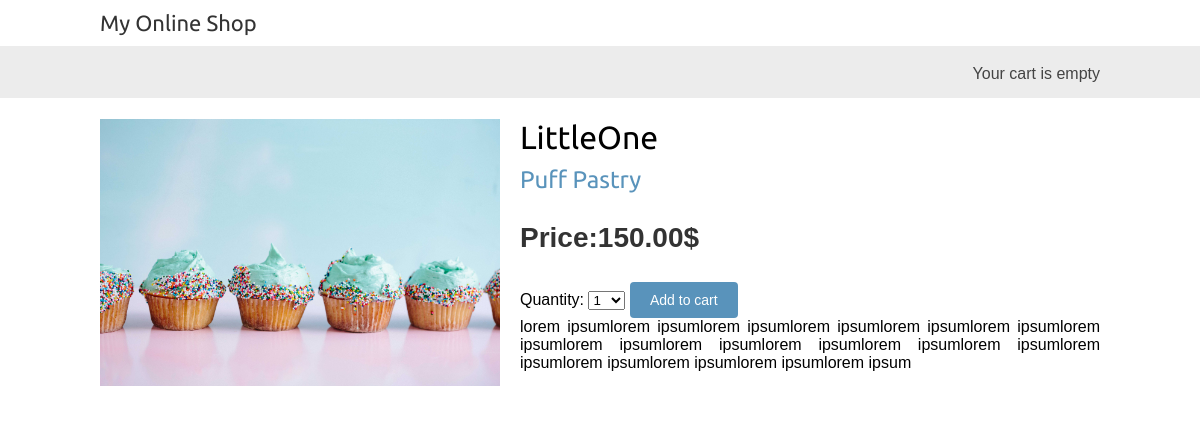
The app's page /2/LittleOne/ with its own data.
### onlineshop/models.py (models this page shows, shortened)
class Product(models.Model):
    category = models.ForeignKey(Category, related_name="products", on_delete=models.SET_NULL, null=True)
    name = models.CharField(max_length=200, db_index=True)
    slug = models.SlugField(max_length=200, unique=True)
    image = models.ImageField(upload_to="products/%Y/%M/%d", blank=True)
    description = models.TextField(blank=True)
    price = models.DecimalField(max_digits=10, decimal_places=2)
    available = models.BooleanField(default=True)
    created_at = models.DateTimeField(auto_now_add=True)
    updated_at = models.DateTimeField(auto_now=True)
    class Meta:
        ordering = ['-name']
        index_together = (('id', 'slug'),)

class Category(models.Model):
    name = models.CharField(max_length=200, db_index=True)
    slug = models.SlugField(max_length=200, unique=True)
    def __str__(self):
        return self.name
    def get_absolute_url(self):
        return reverse("onlineshop:product_list_by_category", args=[self.slug])
    class Meta:
        ordering = ['-name']
        verbose_name = 'Category'
        verbose_name_plural = 'Categories'

### onlineshop/views.py (the view)
# urls.py: path('<int:id>/<slug:slug>/', product_detail, name='product_detail'),
def product_detail(request, id, slug):
    product = get_object_or_404(Product, id=id, slug=slug, available=True)
    cart_product_form = CartAddProductForm()
    return render(request, 'onlineshop/product/detail.html', {'product':product, 'cart_product_form': cart_product_form})

### cart/forms.py
class CartAddProductForm(forms.Form):
    quantity = forms.TypedChoiceField(choices=PRODUCT_QUANTITY_CHOICES, coerce=int)
    override = forms.BooleanField(required=False, initial=False, widget=forms.HiddenInput)

### cart/cart.py (called while the page is built)
    def __len__(self):
        return sum( item['quantity'] for item in self.cart.values())

### cart/context_processors.py (called while the page is built)
def cart(request):
    return {'cart': Cart(request)}

### onlineshop/templates/onlineshop/product/detail.html (shortened to what this page needs)
{% extends 'onlineshop/base.html' %}
{% load static %}
{% block content%}
    <div class="product-detail">
        <img src="{% if product.image %}{{ product.image.url }}{% else %}{% static 'img/default_pr.jpg' %}{% endif %}">
        <h1>{{ product.name }}</h1>
        <h2><a href="{{ product.category.get_absolute_url }}">{{ product.category }}</a></h2>
        <p class="price">Price:{{ product.price }}$</p>
        <form action="{% url 'cart:cart_add' product.id %}" method="POST">
            {{ cart_product_form }}
            <input type="submit" value="Add to cart">
        </form>
        {{ product.description}}
    </div>
{% endblock %}

### static/css/base.css (style rules this page uses)
body { margin:0; padding:0; font-family:helvetica, sans-serif; }
h1, h2, h3, h4, h5 , h6 { font-family: 'Ubuntu', sans-serif; font-weight:normal; }
a { text-decoration:none; color:#5993bb; }
a.button, input[type="submit"] { color:#fff; background:#5993bb; border-radius:4px; padding:10px 20px; font-size:14px; border:0; }
.product-detail { text-align:justify; }
.product-detail .price { color:#333; font-size:28px; font-weight:bold; }
.product-detail img { width:40%; float:left; padding:0 20px 20px 0; }
.product-detail h1 { margin-bottom:0; }
.product-detail h2 { margin-top:10px; }

### records on screen
Product: image (picture), name "LittleOne", category "Puff Pastry", price "150.00", description "lorem ipsumlorem ipsumlorem ipsumlorem ipsumlorem ipsumlorem ipsumlorem ipsumlorem ipsumlorem ipsumlorem ipsumlorem ipsumlorem ipsumlorem ipsumlorem ipsumlorem ipsumlorem ipsumlorem ipsum"
